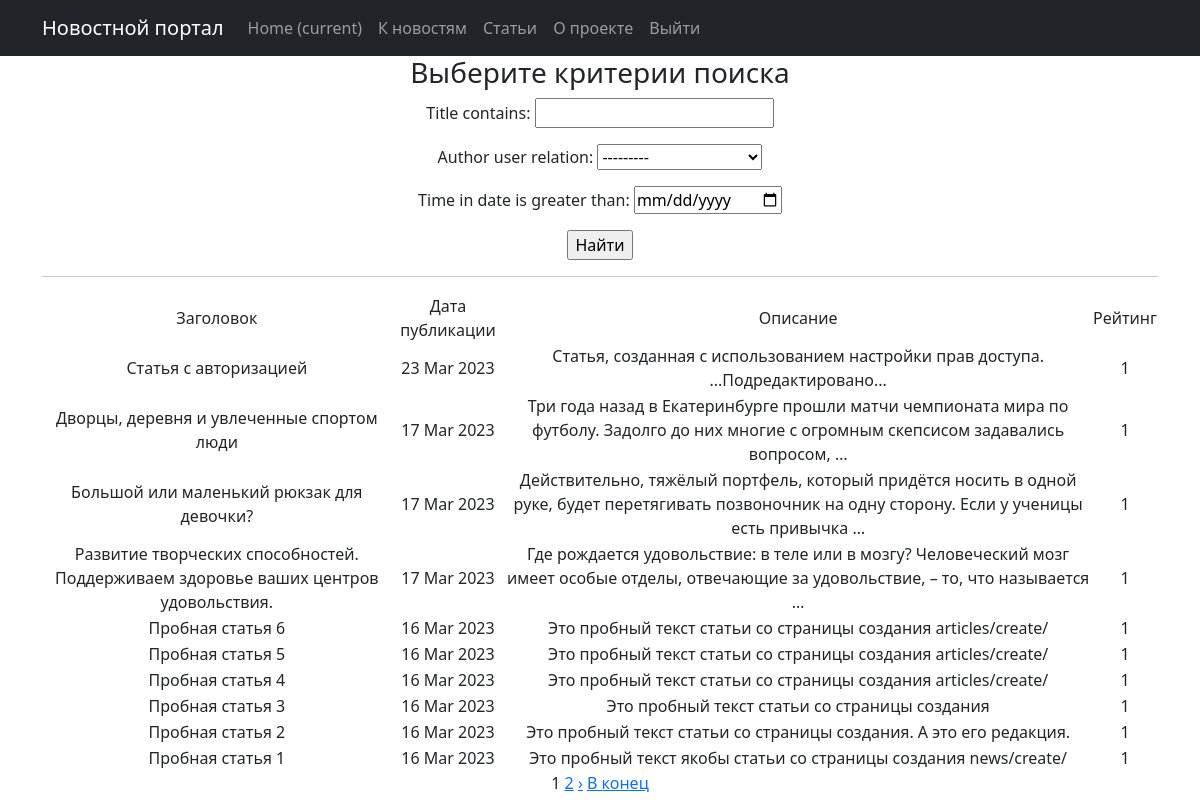
Screenshot of /posts/articles/search/ (signed in) with the database file from the repository.
### news/models.py (models this page shows, shortened)
class Post(models.Model):
    author = models.ForeignKey(Author, on_delete=models.CASCADE)
    content = models.CharField(max_length=2, choices=CONTENTS)
    time_in = models.DateTimeField(auto_now_add=True)
    category = models.ManyToManyField(Category, through='PostCategory')
    title = models.CharField(max_length=255,)
    content_text = models.TextField()
    content_rate = models.IntegerField(default=1)

### news/views.py (the view)
# urls.py: path('articles/search/', ArticlesSearch.as_view()),
class ArticlesSearch(LoginRequiredMixin, ListView):
    model = Post
    queryset = Post.objects.filter(content='AC')
    ordering = '-time_in'
    template_name = 'search.html'
    context_object_name = 'post_search'
    paginate_by = 10
    def get_queryset(self):
        queryset = super().get_queryset()
        self.filterset = PostFilter(self.request.GET, queryset)
        return self.filterset.qs
    def get_context_data(self, **kwargs):
        context = super().get_context_data(**kwargs)
        context['filterset'] = self.filterset
        return context

### news/templatetags/custom_filters.py (called while the page is built)
@register.filter()
@stringfilter #чтобы не вызывать ошибки, приведем в строку
def censor(value, bad_words = bad_list):
    words = value.split()#разделим строку
    new_line=''
    for word in words:
        if word.lower() in bad_words in bad_words:
            new_line += word[0] #если да, первый символ оставляем
            for i in word[1:]:
                new_line += '*'#остальные заменяем на *
            new_line += ' '
        elif (word[:-1].lower()) in bad_words:
            new_line += word[0]
            for i in word[1:-1]:
                new_line += '*'
            new_line += (word[-1] + ' ')
        else:
            new_line += (word + ' ')
    return new_line.rstrip()

### news/templatetags/custom_tags.py (called while the page is built)
@register.simple_tag(takes_context=True)
def url_replace(context, **kwargs):
   d = context['request'].GET.copy()
   for k, v in kwargs.items():
       d[k] = v
   return d.urlencode()

### templates/search.html (shortened to what this page needs)
{% extends 'flatpages/default.html' %}
{% load custom_filters %}
{% load custom_tags %}
{% block content %}
    <h3>Выберите критерии поиска</h3>
   <form action="" method="get">
       {{ filterset.form.as_p }}
       <input type="submit" value="Найти" />
   </form>
    <hr>
    {% if post_search %}
       <table>
           <tr>
               <td>Заголовок</td>
               <td>Дата публикации</td>
               <td>Описание</td>
               <td>Рейтинг</td>
           </tr>
           {% for post in post_search %}
           <tr>
               <td>{{ post.title|censor }}</td>
               <td>{{ post.time_in|date:'d M Y' }}</td>
               <td>{{ post.content_text|censor|truncatewords:20 }}</td>
               <td>{{ post.content_rate }}</td>
           </tr>
           {% endfor %}
       </table>
    {% else %}
        <h3>Новости не найдены</h3>
    {% endif %}
   {{ page_obj.number }}
   {% if page_obj.has_next %}
       <a href="?{% url_replace page=page_obj.next_page_number %}">{{ page_obj.next_page_number }}</a>
   {% endif %}
        {% if page_obj.has_next %}
            <a href="?{% url_replace page=page_obj.next_page_number %}">&rsaquo;</a>
            <a href="?{% url_replace page=page_obj.paginator.num_pages %}">В конец</a>
        {% endif %}
{% endblock content %}

### rows the page displays
Post: title|censor "Статья с авторизацией", time_in "23 Mar 2023", content_text|censor "Статья, созданная с использованием настройки прав доступа. ...Подредактировано...", content_rate "1"
Post: title|censor "Дворцы, деревня и увлеченные спортом люди", time_in "17 Mar 2023", content_text|censor "Три года назад в Екатеринбурге прошли матчи чемпионата мира по футболу. Задолго до них многие с огромным скепсисом задавались вопросом, …", content_rate "1"
Post: title|censor "Большой или маленький рюкзак для девочки?", time_in "17 Mar 2023", content_text|censor "Действительно, тяжёлый портфель, который придётся носить в одной руке, будет перетягивать позвоночник на одну сторону. Если у ученицы есть привычка …", content_rate "1"
Post: title|censor "Развитие творческих способностей. Поддерживаем здоровье ваших центров удовольствия.", time_in "17 Mar 2023", content_text|censor "Где рождается удовольствие: в теле или в мозгу? Человеческий мозг имеет особые отделы, отвечающие за удовольствие, – то, что называется …", content_rate "1"
Post: title|censor "Пробная статья 6", time_in "16 Mar 2023", content_text|censor "Это пробный текст статьи со страницы создания articles/create/", content_rate "1"
Post: title|censor "Пробная статья 5", time_in "16 Mar 2023", content_text|censor "Это пробный текст статьи со страницы создания articles/create/", content_rate "1"
Post: title|censor "Пробная статья 4", time_in "16 Mar 2023", content_text|censor "Это пробный текст статьи со страницы создания articles/create/", content_rate "1"
Post: title|censor "Пробная статья 3", time_in "16 Mar 2023", content_text|censor "Это пробный текст статьи со страницы создания", content_rate "1"
Post: title|censor "Пробная статья 2", time_in "16 Mar 2023", content_text|censor "Это пробный текст статьи со страницы создания. А это его редакция.", content_rate "1"
Post: title|censor "Пробная статья 1", time_in "16 Mar 2023", content_text|censor "Это пробный текст якобы статьи со страницы создания news/create/", content_rate "1"

### other values shown
{{ page_obj.number }} "1"
{{ page_obj.next_page_number }} "2"
